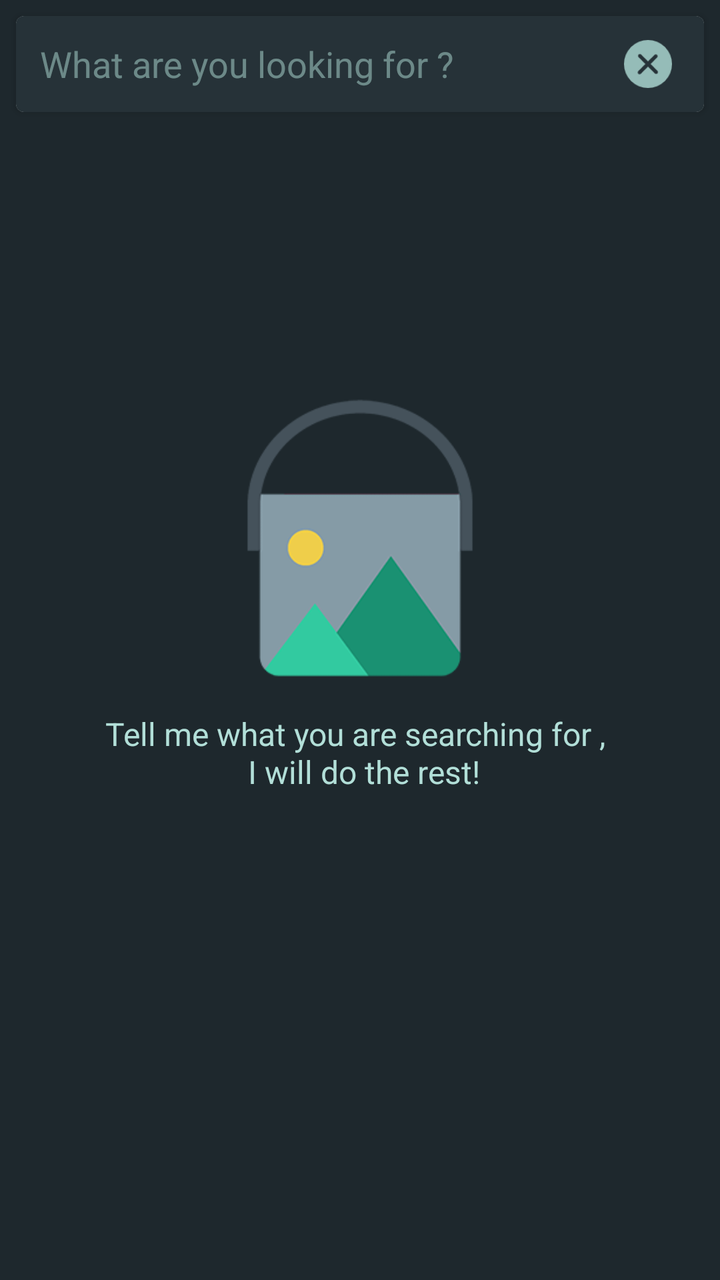
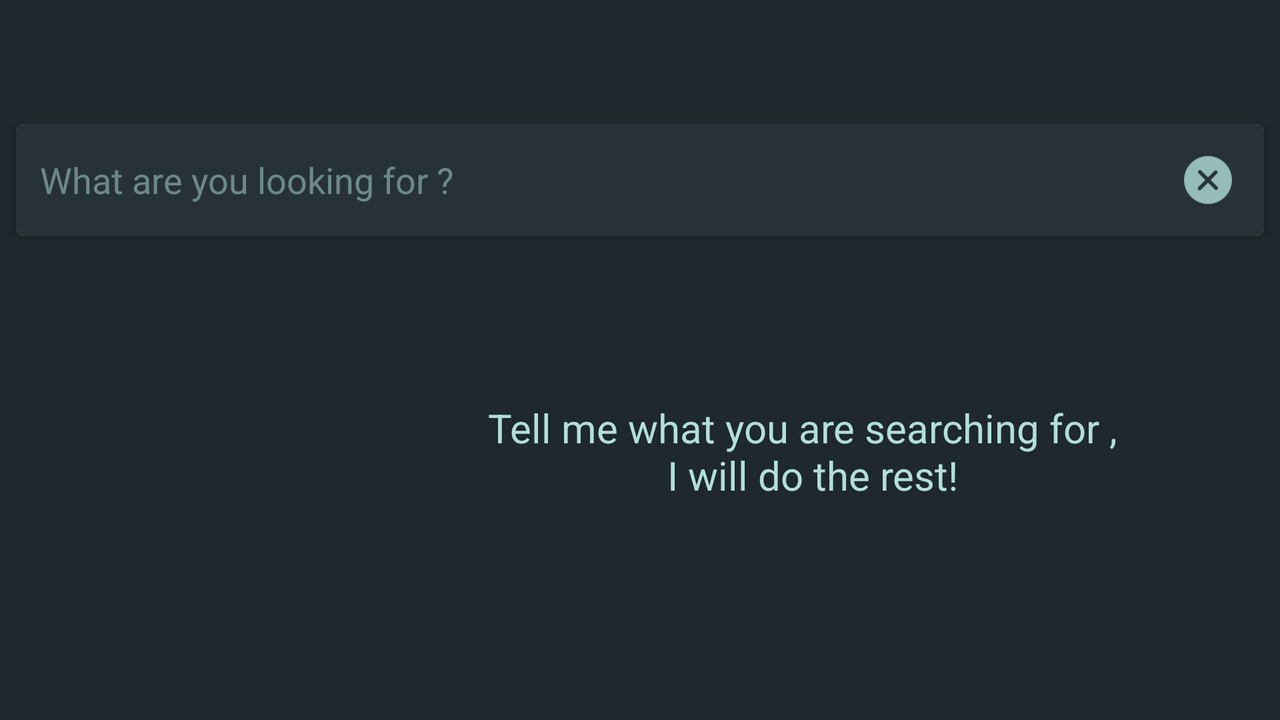

Two renders of one Android screen. The first uses the default layout on a phone; the second uses the alternative layout the repository ships for a different screen configuration, on a matching device. The two XML files are below.
<!-- AndroidManifest.xml: application theme AppTheme -->
<!-- res/layout/search_fragment.xml -->
<?xml version="1.0" encoding="utf-8"?>
<LinearLayout xmlns:android="http://schemas.android.com/apk/res/android"
    xmlns:app="http://schemas.android.com/apk/res-auto"
    xmlns:ads="http://schemas.android.com/apk/res-auto"
    android:layout_width="match_parent"
    android:layout_height="match_parent"
    android:background="@color/colorBackground"
    android:orientation="vertical">

    <RelativeLayout
        android:layout_width="match_parent"
        android:layout_height="match_parent">

        <android.support.v7.widget.CardView
            android:id="@+id/search_cardView"
            android:layout_width="match_parent"
            android:layout_height="wrap_content"
            android:layout_margin="8dp"
            android:background="@color/transparentColor"
            app:cardCornerRadius="4dp">

            <EditText
                android:id="@+id/search_bar"
                android:layout_width="match_parent"
                android:layout_height="48dp"
                android:background="@color/colorPrimary"
                android:drawableRight="@drawable/cancel_search"
                android:hint="@string/search_query_hint"
                android:imeOptions="actionSearch"
                android:inputType="textNoSuggestions|text"
                android:maxLines="1"
                android:padding="12dp"
                android:textColor="@color/textColorHint"
                android:textColorHint="@color/textColorHint"
                android:textCursorDrawable="@null" />

        </android.support.v7.widget.CardView>

        <android.support.v7.widget.RecyclerView
            android:id="@+id/searchFragment_rv"
            android:layout_width="match_parent"
            android:layout_height="wrap_content"
            android:layout_below="@id/search_cardView"
            android:layout_marginBottom="62dp">

        </android.support.v7.widget.RecyclerView>

        <com.airbnb.lottie.LottieAnimationView
            android:id="@+id/animation_view"
            android:layout_width="220dp"
            android:layout_height="220dp"
            android:layout_below="@id/search_cardView"
            android:layout_centerHorizontal="true"
            android:layout_centerVertical="true"
            android:layout_marginTop="40dp"
            android:visibility="invisible" />

        <TextView
            android:id="@+id/searching_query"
            android:layout_width="wrap_content"
            android:layout_height="wrap_content"
            android:layout_below="@id/animation_view"
            android:layout_centerHorizontal="true"
            android:padding="12dp"
            android:text="@string/search_query"
            android:textAlignment="center"
            android:textColor="@color/textColor"
            android:textSize="16dp"
            android:visibility="invisible" />

        <TextView
            android:id="@+id/query_name"
            android:layout_width="wrap_content"
            android:layout_height="wrap_content"
            android:layout_below="@id/searching_query"
            android:layout_centerHorizontal="true"
            android:text="[QUERY]"
            android:textColor="@color/colorAccent"
            android:textSize="20dp"
            android:visibility="invisible" />

        <ImageView
            android:id="@+id/search_wall_placeholder"
            android:layout_width="188dp"
            android:layout_height="150dp"
            android:layout_below="@id/search_cardView"
            android:layout_centerHorizontal="true"
            android:layout_marginTop="130dp"
            android:src="@drawable/searchwall" />

        <TextView
            android:id="@+id/search_net"
            android:layout_width="wrap_content"
            android:layout_height="wrap_content"
            android:layout_below="@id/search_wall_placeholder"
            android:layout_centerHorizontal="true"
            android:padding="12dp"
            android:text="@string/search"
            android:textAlignment="center"
            android:textColor="@color/textColor"
            android:textSize="16dp" />
    </RelativeLayout>


</LinearLayout>
<!-- resources referenced by this layout -->
<resources>
  <color name="colorAccent">#B2DFD8</color>
  <color name="colorBackground">#1e282d</color>
  <color name="colorPrimary">#263238</color>
  <color name="textColor">#B2DFD8</color>
  <color name="textColorHint">#80B2DFD8</color>
  <color name="transparentColor">#00000000</color>
  <!-- drawable cancel_search: png bitmap (drawable-hdpi, 731 bytes) -->
  <!-- drawable searchwall: png bitmap (drawable, 14704 bytes) -->
  <string name="search">Tell me what you are searching for , \n I will do the rest!</string>
  <string name="search_query">Searching wallpapers for </string>
  <string name="search_query_hint">What are you looking for ?</string>
  <style name="AppTheme" parent="Theme.AppCompat.Light.NoActionBar">
          
          <item name="colorPrimary">@color/colorPrimary</item>
          <item name="colorPrimaryDark">@color/colorPrimaryDark</item>
          <item name="colorAccent">@color/colorAccent</item>
          <item name="android:windowDisablePreview">false</item>
          <item name="android:windowBackground">@color/colorBackground</item>
      </style>
  <color name="colorPrimaryDark">#222c31</color>
</resources>
<!-- res/layout-land/search_fragment.xml (the repository's variant of the layout above) -->
<!-- drawn on the phone turned sideways -->
<?xml version="1.0" encoding="utf-8"?>
<LinearLayout xmlns:android="http://schemas.android.com/apk/res/android"
    xmlns:app="http://schemas.android.com/apk/res-auto"
    android:layout_width="match_parent"
    android:layout_height="match_parent"
    android:background="@color/colorBackground"
    android:orientation="vertical">

    <RelativeLayout
        android:layout_width="match_parent"
        android:layout_height="match_parent"
        android:layout_marginTop="54dp">

        <android.support.v7.widget.CardView
            android:id="@+id/search_cardView"
            android:layout_width="match_parent"
            android:layout_height="wrap_content"
            android:layout_margin="8dp"
            app:cardCornerRadius="4dp">

            <EditText
                android:id="@+id/search_bar"
                android:layout_width="match_parent"
                android:layout_height="wrap_content"
                android:background="@color/colorPrimary"
                android:drawableRight="@drawable/cancel_search"
                android:hint="@string/search_query_hint"
                android:imeOptions="actionSearch"
                android:inputType="text"
                android:maxLines="1"
                android:padding="12dp"
                android:textColor="@color/textColorHint"
                android:textColorHint="@color/textColorHint"
                android:textCursorDrawable="@null" />

        </android.support.v7.widget.CardView>

        <com.airbnb.lottie.LottieAnimationView
            android:id="@+id/animation_view"
            android:layout_width="220dp"
            android:layout_height="220dp"
            android:layout_below="@id/search_cardView"
            android:layout_centerHorizontal="true"
            android:layout_centerVertical="true"
            android:layout_marginTop="40dp"
            android:visibility="invisible" />

        <TextView
            android:id="@+id/searching_query"
            android:layout_width="wrap_content"
            android:layout_height="wrap_content"
            android:layout_below="@id/animation_view"
            android:layout_centerHorizontal="true"
            android:padding="12dp"
            android:text="@string/search_query"
            android:textAlignment="center"
            android:textColor="@color/textColor"
            android:textSize="16dp"
            android:visibility="invisible" />

        <TextView
            android:id="@+id/query_name"
            android:layout_width="wrap_content"
            android:layout_height="wrap_content"
            android:layout_below="@id/searching_query"
            android:layout_centerHorizontal="true"
            android:text="[QUERY]"
            android:textColor="@color/colorAccent"
            android:textSize="20dp"
            android:visibility="invisible" />

        <ImageView
            android:id="@+id/search_wall_placeholder"
            android:layout_width="168dp"
            android:layout_height="130dp"
            android:layout_below="@id/search_cardView"
            android:layout_centerHorizontal="false"
            android:layout_marginTop="24dp"
            android:src="@drawable/search_wall_2"
            android:layout_marginLeft="64dp"/>

        <TextView
            android:id="@+id/search_net"
            android:layout_width="wrap_content"
            android:layout_height="wrap_content"
            android:padding="12dp"
            android:text="@string/search"
            android:textAlignment="center"
            android:textColor="@color/textColor"
            android:textSize="20dp"
            android:layout_alignBottom="@+id/search_wall_placeholder"
            android:layout_toEndOf="@+id/search_wall_placeholder"
            android:layout_marginBottom="17dp" />

    </RelativeLayout>


</LinearLayout>
<!-- resources referenced by the variant -->
<!-- as the phone turned sideways resolves them -->
<resources>
  <color name="colorAccent">#B2DFD8</color>
  <color name="colorBackground">#1e282d</color>
  <color name="colorPrimary">#263238</color>
  <color name="textColor">#B2DFD8</color>
  <color name="textColorHint">#80B2DFD8</color>
  <!-- drawable cancel_search: png bitmap (drawable-hdpi, 731 bytes) -->
  <string name="search">Tell me what you are searching for , \n I will do the rest!</string>
  <string name="search_query">Searching wallpapers for </string>
  <string name="search_query_hint">What are you looking for ?</string>
  <style name="AppTheme" parent="Theme.AppCompat.Light.NoActionBar">
          
          <item name="colorPrimary">@color/colorPrimary</item>
          <item name="colorPrimaryDark">@color/colorPrimaryDark</item>
          <item name="colorAccent">@color/colorAccent</item>
          <item name="android:windowDisablePreview">false</item>
          <item name="android:windowBackground">@color/colorBackground</item>
      </style>
  <color name="colorPrimaryDark">#222c31</color>
</resources>
